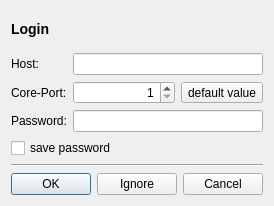
<ui version="4.0" >
 <class>LoginDialogBase</class>
 <widget class="QDialog" name="LoginDialogBase" >
  <property name="windowModality" >
   <enum>Qt::ApplicationModal</enum>
  </property>
  <property name="geometry" >
   <rect>
    <x>0</x>
    <y>0</y>
    <width>266</width>
    <height>206</height>
   </rect>
  </property>
  <property name="sizePolicy" >
   <sizepolicy vsizetype="Fixed" hsizetype="Fixed" >
    <horstretch>0</horstretch>
    <verstretch>0</verstretch>
   </sizepolicy>
  </property>
  <property name="windowTitle" >
   <string>Juicer Login</string>
  </property>
  <property name="modal" >
   <bool>true</bool>
  </property>
  <layout class="QVBoxLayout" name="verticalLayout" >
   <item>
    <widget class="QLabel" name="headerLabel" >
     <property name="text" >
      <string>&lt;h3>Login&lt;/h3></string>
     </property>
    </widget>
   </item>
   <item>
    <layout class="QFormLayout" name="formLayout" >
     <property name="labelAlignment" >
      <set>Qt::AlignLeading|Qt::AlignLeft|Qt::AlignVCenter</set>
     </property>
     <item row="0" column="0" >
      <widget class="QLabel" name="label" >
       <property name="sizePolicy" >
        <sizepolicy vsizetype="Preferred" hsizetype="Preferred" >
         <horstretch>2</horstretch>
         <verstretch>0</verstretch>
        </sizepolicy>
       </property>
       <property name="text" >
        <string>Host:</string>
       </property>
      </widget>
     </item>
     <item row="0" column="1" >
      <widget class="QLineEdit" name="hostEdit" >
       <property name="sizePolicy" >
        <sizepolicy vsizetype="Fixed" hsizetype="Expanding" >
         <horstretch>3</horstretch>
         <verstretch>0</verstretch>
        </sizepolicy>
       </property>
      </widget>
     </item>
     <item row="1" column="0" >
      <widget class="QLabel" name="label_2" >
       <property name="sizePolicy" >
        <sizepolicy vsizetype="Preferred" hsizetype="Preferred" >
         <horstretch>2</horstretch>
         <verstretch>0</verstretch>
        </sizepolicy>
       </property>
       <property name="text" >
        <string>Core-Port:</string>
       </property>
      </widget>
     </item>
     <item row="1" column="1" >
      <layout class="QHBoxLayout" name="horizontalLayout" >
       <item>
        <widget class="QSpinBox" name="portSpinBox" >
         <property name="sizePolicy" >
          <sizepolicy vsizetype="Fixed" hsizetype="Minimum" >
           <horstretch>3</horstretch>
           <verstretch>0</verstretch>
          </sizepolicy>
         </property>
         <property name="alignment" >
          <set>Qt::AlignRight</set>
         </property>
         <property name="minimum" >
          <number>1</number>
         </property>
         <property name="maximum" >
          <number>65535</number>
         </property>
        </widget>
       </item>
       <item>
        <widget class="QToolButton" name="resetPortButton" >
         <property name="toolTip" >
          <string>reset to default value</string>
         </property>
         <property name="text" >
          <string>default value</string>
         </property>
         <property name="icon" >
          <iconset resource="images.qrc" >
           <normaloff>:/small/undo.png</normaloff>:/small/undo.png</iconset>
         </property>
        </widget>
       </item>
      </layout>
     </item>
     <item row="2" column="0" >
      <widget class="QLabel" name="label_3" >
       <property name="sizePolicy" >
        <sizepolicy vsizetype="Preferred" hsizetype="Preferred" >
         <horstretch>2</horstretch>
         <verstretch>0</verstretch>
        </sizepolicy>
       </property>
       <property name="text" >
        <string>Password:</string>
       </property>
      </widget>
     </item>
     <item row="2" column="1" >
      <widget class="QLineEdit" name="passwordEdit" >
       <property name="sizePolicy" >
        <sizepolicy vsizetype="Fixed" hsizetype="Expanding" >
         <horstretch>3</horstretch>
         <verstretch>0</verstretch>
        </sizepolicy>
       </property>
       <property name="echoMode" >
        <enum>QLineEdit::Password</enum>
       </property>
      </widget>
     </item>
    </layout>
   </item>
   <item>
    <widget class="QCheckBox" name="savePasswordCheckBox" >
     <property name="layoutDirection" >
      <enum>Qt::LeftToRight</enum>
     </property>
     <property name="text" >
      <string>save password</string>
     </property>
    </widget>
   </item>
   <item>
    <widget class="Line" name="line" >
     <property name="orientation" >
      <enum>Qt::Horizontal</enum>
     </property>
    </widget>
   </item>
   <item>
    <widget class="QDialogButtonBox" name="buttonBox" >
     <property name="sizePolicy" >
      <sizepolicy vsizetype="Fixed" hsizetype="Expanding" >
       <horstretch>1</horstretch>
       <verstretch>1</verstretch>
      </sizepolicy>
     </property>
     <property name="orientation" >
      <enum>Qt::Horizontal</enum>
     </property>
     <property name="standardButtons" >
      <set>QDialogButtonBox::Cancel|QDialogButtonBox::Ignore|QDialogButtonBox::Ok</set>
     </property>
     <property name="centerButtons" >
      <bool>false</bool>
     </property>
    </widget>
   </item>
  </layout>
 </widget>
 <tabstops>
  <tabstop>passwordEdit</tabstop>
  <tabstop>savePasswordCheckBox</tabstop>
  <tabstop>buttonBox</tabstop>
  <tabstop>hostEdit</tabstop>
  <tabstop>portSpinBox</tabstop>
  <tabstop>resetPortButton</tabstop>
 </tabstops>
 <resources>
  <include location="images.qrc" />
 </resources>
 <connections>
  <connection>
   <sender>buttonBox</sender>
   <signal>accepted()</signal>
   <receiver>LoginDialogBase</receiver>
   <slot>accept()</slot>
   <hints>
    <hint type="sourcelabel" >
     <x>238</x>
     <y>183</y>
    </hint>
    <hint type="destinationlabel" >
     <x>157</x>
     <y>274</y>
    </hint>
   </hints>
  </connection>
  <connection>
   <sender>buttonBox</sender>
   <signal>rejected()</signal>
   <receiver>LoginDialogBase</receiver>
   <slot>reject()</slot>
   <hints>
    <hint type="sourcelabel" >
     <x>238</x>
     <y>183</y>
    </hint>
    <hint type="destinationlabel" >
     <x>286</x>
     <y>274</y>
    </hint>
   </hints>
  </connection>
 </connections>
</ui>
